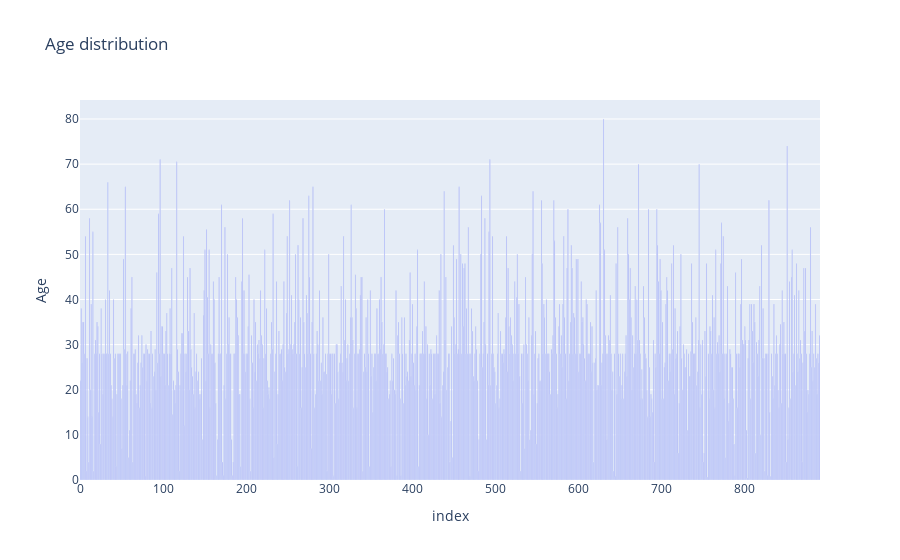

The notebook cell this image was saved under:
### Code cell
fig = px.bar(df, y='Age' ,title='Age distribution')
fig.show()

### Figure 1 — Plotly figure (JSON) as saved in the notebook; plotly's stock layout.template omitted (floating-point values rounded to 4 significant figures; data arrays with more than 128 entries replaced by an {"elided": "..."} marker saying what was removed)
{"data": [{"alignmentgroup": "True", "hovertemplate": "index=%{x}<br>Age=%{y}<extra></extra>", "legendgroup": "", "marker": {"color": "#636efa", "pattern": {"shape": ""}}, "name": "", "offsetgroup": "", "orientation": "v", "showlegend": false, "textposition": "auto", "type": "bar", "x": {"elided": "891 int values"}, "xaxis": "x", "y": {"elided": "891 float values"}, "yaxis": "y"}], "layout": {"barmode": "relative", "legend": {"tracegroupgap": 0}, "title": {"text": "Age distribution"}, "xaxis": {"anchor": "y", "domain": [0, 1], "title": {"text": "index"}}, "yaxis": {"anchor": "x", "domain": [0, 1], "title": {"text": "Age"}}}}
